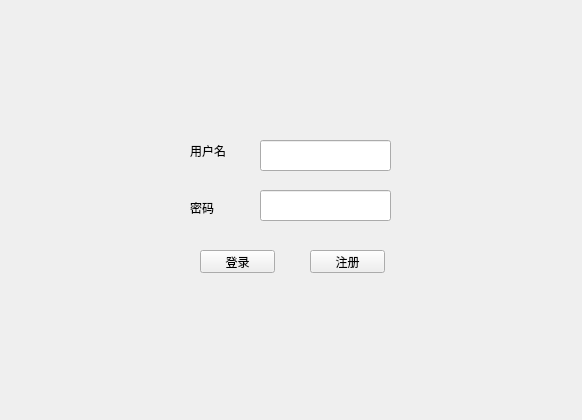
<?xml version="1.0" encoding="UTF-8"?>
<ui version="4.0">
 <class>LoginForm</class>
 <widget class="QWidget" name="LoginForm">
  <property name="geometry">
   <rect>
    <x>0</x>
    <y>0</y>
    <width>582</width>
    <height>420</height>
   </rect>
  </property>
  <property name="windowTitle">
   <string>登录</string>
  </property>
  <widget class="QPushButton" name="bt_login">
   <property name="geometry">
    <rect>
     <x>200</x>
     <y>250</y>
     <width>75</width>
     <height>23</height>
    </rect>
   </property>
   <property name="text">
    <string>登录</string>
   </property>
  </widget>
  <widget class="QPushButton" name="bt_register">
   <property name="geometry">
    <rect>
     <x>310</x>
     <y>250</y>
     <width>75</width>
     <height>23</height>
    </rect>
   </property>
   <property name="text">
    <string>注册</string>
   </property>
  </widget>
  <widget class="QLabel" name="lb_log">
   <property name="geometry">
    <rect>
     <x>200</x>
     <y>50</y>
     <width>211</width>
     <height>61</height>
    </rect>
   </property>
   <property name="text">
    <string/>
   </property>
   <property name="alignment">
    <set>Qt::AlignCenter</set>
   </property>
  </widget>
  <widget class="QLineEdit" name="le_user_name">
   <property name="geometry">
    <rect>
     <x>260</x>
     <y>140</y>
     <width>131</width>
     <height>31</height>
    </rect>
   </property>
  </widget>
  <widget class="QLineEdit" name="le_user_pas">
   <property name="geometry">
    <rect>
     <x>260</x>
     <y>190</y>
     <width>131</width>
     <height>31</height>
    </rect>
   </property>
  </widget>
  <widget class="QLabel" name="label">
   <property name="geometry">
    <rect>
     <x>190</x>
     <y>140</y>
     <width>51</width>
     <height>21</height>
    </rect>
   </property>
   <property name="text">
    <string>用户名</string>
   </property>
  </widget>
  <widget class="QLabel" name="label_2">
   <property name="geometry">
    <rect>
     <x>190</x>
     <y>200</y>
     <width>41</width>
     <height>16</height>
    </rect>
   </property>
   <property name="text">
    <string>密码</string>
   </property>
  </widget>
 </widget>
 <resources/>
 <connections/>
</ui>
